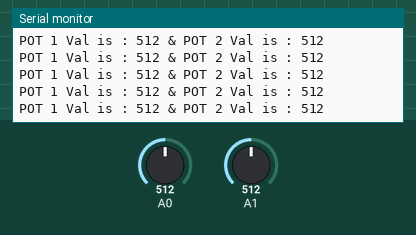
This sketch was run on a simulated Arduino Uno, built with avr-gcc and run on an emulated ATmega328P. Shown: the last lines printed to the serial monitor. Inputs (shaded band) come from the test bench; at power-on: A0 = 512, A1 = 512.

Above: at 1.2 s.
1.3 s: A0 set to 108
At 1.43 s:
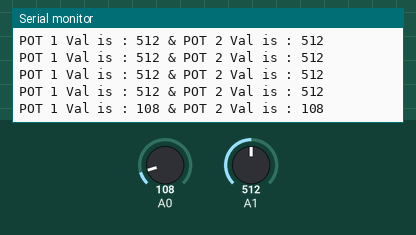
4.3 s: A0 set to 91
At 4.33 s:
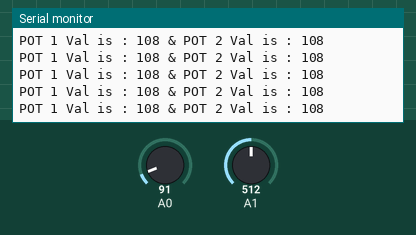
10.3 s: A0 set to 985
At 10.3 s:
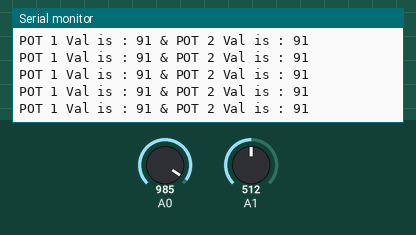
13.3 s: A0 set to 1008
At 13.32 s:
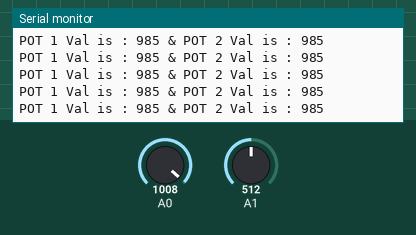
Timing chart, 0 to 16.3 s (numbered marks = the images above; inputs shaded):
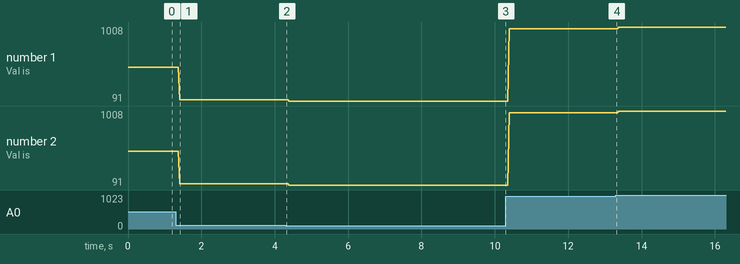

Measured:
- after the input at 1.3 s, the serial monitor: prints a new line after 0.11 s (image 1)
- plotted number 1: 512 → 108 after the input at 1.3 s, 108 → 91 after the input at 4.3 s, 91 → 985 after the input at 10.3 s, 985 → 1008 after the input at 13.3 s
- plotted number 2: 512 → 108 after the input at 1.3 s, 108 → 91 after the input at 4.3 s, 91 → 985 after the input at 10.3 s, 985 → 1008 after the input at 13.3 s

The sketch:

Display_2_POT_values_in_Serial_Monitor.ino
```cpp
int sensorValue1, sensorValue2;
void setup() {
  Serial.begin(9600);
}

void loop() {
  sensorValue1 = analogRead(A0);
  sensorValue2 = analogRead(A1);
  Serial.print("POT 1 Val is : ");
  Serial.print(sensorValue1);
  Serial.print(" & POT 2 Val is : ");
  Serial.println(sensorValue1);
  delay(1);
}
```
